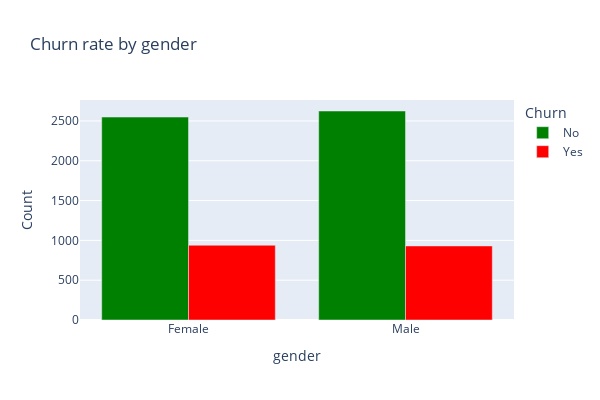
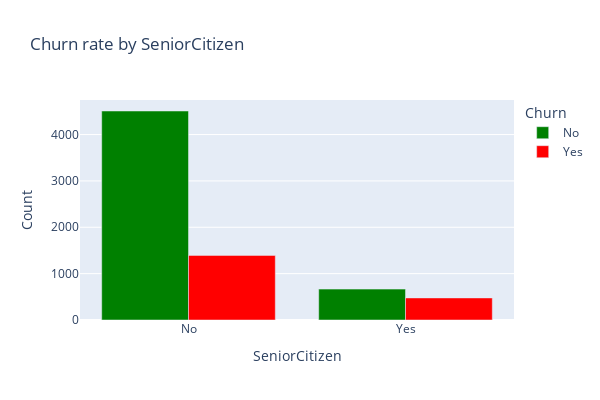
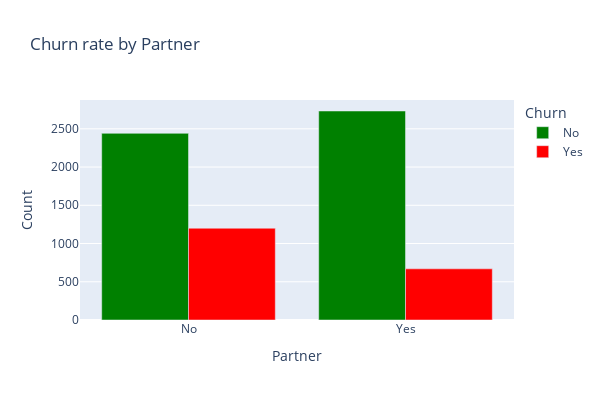
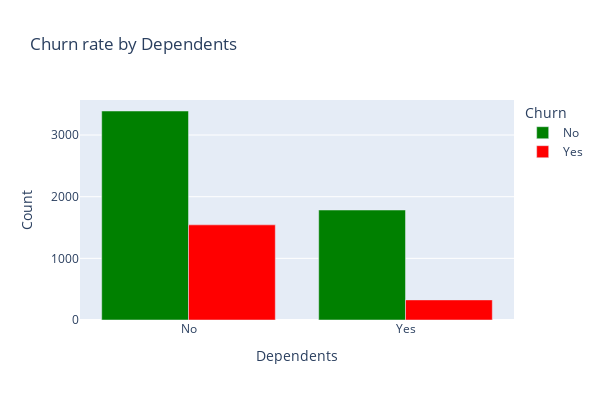

The notebook cell saved with these charts, in order:
### Code cell
bar('gender')
bar('SeniorCitizen')
bar('Partner')
bar('Dependents')

### Figure 1 — Plotly figure (JSON) as saved in the notebook; plotly's stock layout.template omitted (floating-point values rounded to 4 significant figures)
{"data": [{"alignmentgroup": "True", "hovertemplate": "Churn=No<br>gender=%{x}<br>Count=%{y}<extra></extra>", "legendgroup": "No", "marker": {"color": "green", "pattern": {"shape": ""}}, "name": "No", "offsetgroup": "No", "orientation": "v", "showlegend": true, "textposition": "auto", "type": "bar", "x": ["Female", "Male"], "xaxis": "x", "y": [2549, 2625], "yaxis": "y"}, {"alignmentgroup": "True", "hovertemplate": "Churn=Yes<br>gender=%{x}<br>Count=%{y}<extra></extra>", "legendgroup": "Yes", "marker": {"color": "red", "pattern": {"shape": ""}}, "name": "Yes", "offsetgroup": "Yes", "orientation": "v", "showlegend": true, "textposition": "auto", "type": "bar", "x": ["Female", "Male"], "xaxis": "x", "y": [939, 930], "yaxis": "y"}], "layout": {"barmode": "group", "height": 400, "legend": {"title": {"text": "Churn"}, "tracegroupgap": 0}, "title": {"text": "Churn rate by gender"}, "width": 600, "xaxis": {"anchor": "y", "domain": [0, 1], "title": {"text": "gender"}}, "yaxis": {"anchor": "x", "domain": [0, 1], "title": {"text": "Count"}}}}

### Figure 2 — Plotly figure (JSON) as saved in the notebook; plotly's stock layout.template omitted (floating-point values rounded to 4 significant figures)
{"data": [{"alignmentgroup": "True", "hovertemplate": "Churn=No<br>SeniorCitizen=%{x}<br>Count=%{y}<extra></extra>", "legendgroup": "No", "marker": {"color": "green", "pattern": {"shape": ""}}, "name": "No", "offsetgroup": "No", "orientation": "v", "showlegend": true, "textposition": "auto", "type": "bar", "x": ["No", "Yes"], "xaxis": "x", "y": [4508, 666], "yaxis": "y"}, {"alignmentgroup": "True", "hovertemplate": "Churn=Yes<br>SeniorCitizen=%{x}<br>Count=%{y}<extra></extra>", "legendgroup": "Yes", "marker": {"color": "red", "pattern": {"shape": ""}}, "name": "Yes", "offsetgroup": "Yes", "orientation": "v", "showlegend": true, "textposition": "auto", "type": "bar", "x": ["No", "Yes"], "xaxis": "x", "y": [1393, 476], "yaxis": "y"}], "layout": {"barmode": "group", "height": 400, "legend": {"title": {"text": "Churn"}, "tracegroupgap": 0}, "title": {"text": "Churn rate by SeniorCitizen"}, "width": 600, "xaxis": {"anchor": "y", "domain": [0, 1], "title": {"text": "SeniorCitizen"}}, "yaxis": {"anchor": "x", "domain": [0, 1], "title": {"text": "Count"}}}}

### Figure 3 — Plotly figure (JSON) as saved in the notebook; plotly's stock layout.template omitted (floating-point values rounded to 4 significant figures)
{"data": [{"alignmentgroup": "True", "hovertemplate": "Churn=No<br>Partner=%{x}<br>Count=%{y}<extra></extra>", "legendgroup": "No", "marker": {"color": "green", "pattern": {"shape": ""}}, "name": "No", "offsetgroup": "No", "orientation": "v", "showlegend": true, "textposition": "auto", "type": "bar", "x": ["No", "Yes"], "xaxis": "x", "y": [2441, 2733], "yaxis": "y"}, {"alignmentgroup": "True", "hovertemplate": "Churn=Yes<br>Partner=%{x}<br>Count=%{y}<extra></extra>", "legendgroup": "Yes", "marker": {"color": "red", "pattern": {"shape": ""}}, "name": "Yes", "offsetgroup": "Yes", "orientation": "v", "showlegend": true, "textposition": "auto", "type": "bar", "x": ["No", "Yes"], "xaxis": "x", "y": [1200, 669], "yaxis": "y"}], "layout": {"barmode": "group", "height": 400, "legend": {"title": {"text": "Churn"}, "tracegroupgap": 0}, "title": {"text": "Churn rate by Partner"}, "width": 600, "xaxis": {"anchor": "y", "domain": [0, 1], "title": {"text": "Partner"}}, "yaxis": {"anchor": "x", "domain": [0, 1], "title": {"text": "Count"}}}}

### Figure 4 — Plotly figure (JSON) as saved in the notebook; plotly's stock layout.template omitted (floating-point values rounded to 4 significant figures)
{"data": [{"alignmentgroup": "True", "hovertemplate": "Churn=No<br>Dependents=%{x}<br>Count=%{y}<extra></extra>", "legendgroup": "No", "marker": {"color": "green", "pattern": {"shape": ""}}, "name": "No", "offsetgroup": "No", "orientation": "v", "showlegend": true, "textposition": "auto", "type": "bar", "x": ["No", "Yes"], "xaxis": "x", "y": [3390, 1784], "yaxis": "y"}, {"alignmentgroup": "True", "hovertemplate": "Churn=Yes<br>Dependents=%{x}<br>Count=%{y}<extra></extra>", "legendgroup": "Yes", "marker": {"color": "red", "pattern": {"shape": ""}}, "name": "Yes", "offsetgroup": "Yes", "orientation": "v", "showlegend": true, "textposition": "auto", "type": "bar", "x": ["No", "Yes"], "xaxis": "x", "y": [1543, 326], "yaxis": "y"}], "layout": {"barmode": "group", "height": 400, "legend": {"title": {"text": "Churn"}, "tracegroupgap": 0}, "title": {"text": "Churn rate by Dependents"}, "width": 600, "xaxis": {"anchor": "y", "domain": [0, 1], "title": {"text": "Dependents"}}, "yaxis": {"anchor": "x", "domain": [0, 1], "title": {"text": "Count"}}}}
